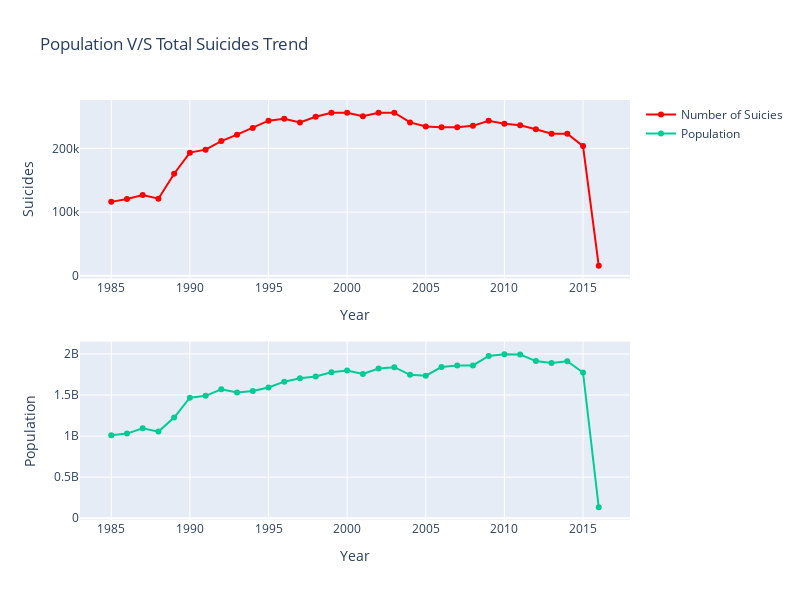

Write notebook code for a chart like this one.
### Code cell
fig = make_subplots(rows = 2, cols=1)

fig.append_trace(go.Scatter(
                            x = overall.index,
                            y = overall['Suicides'],
                            name = 'Number of Suicies',
                            mode = 'lines+markers',
                            marker=dict(color="red")
                            ), row=1, col=1)

fig.append_trace(go.Scatter(
                            x = pop_overall.index,
                            y = pop_overall['Population'],
                            name = 'Population',
                            mode = 'lines+markers',
                            marker=dict(color="#00CC96")
                            ), row=2, col=1)


fig.update_layout(height=600, width=800, title = 'Population V/S Total Suicides Trend')
fig.update_xaxes(title_text = 'Year', row=1, col=1)
fig.update_xaxes(title_text = 'Year', row=2, col=1)
fig.update_yaxes(title_text='Suicides', row=1, col=1)
fig.update_yaxes(title_text='Population', row=2, col=1)

fig.show()

### Figure 1 — Plotly figure (JSON) as saved in the notebook; plotly's stock layout.template omitted (floating-point values rounded to 4 significant figures)
{"data": [{"marker": {"color": "red"}, "mode": "lines+markers", "name": "Number of Suicies", "type": "scatter", "x": [1985, 1986, 1987, 1988, 1989, 1990, 1991, 1992, 1993, 1994, 1995, 1996, 1997, 1998, 1999, 2000, 2001, 2002, 2003, 2004, 2005, 2006, 2007, 2008, 2009, 2010, 2011, 2012, 2013, 2014, 2015, 2016], "xaxis": "x", "y": [116063, 120670, 126842, 121026, 160244, 193361, 198020, 211473, 221565, 232063, 243544, 246725, 240745, 249591, 256119, 255832, 250652, 256095, 256079, 240861, 234375, 233361, 233408, 235447, 243487, 238702, 236484, 230160, 223199, 222984, 203640, 15603], "yaxis": "y"}, {"marker": {"color": "#00CC96"}, "mode": "lines+markers", "name": "Population", "type": "scatter", "x": [1985, 1986, 1987, 1988, 1989, 1990, 1991, 1992, 1993, 1994, 1995, 1996, 1997, 1998, 1999, 2000, 2001, 2002, 2003, 2004, 2005, 2006, 2007, 2008, 2009, 2010, 2011, 2012, 2013, 2014, 2015, 2016], "xaxis": "x2", "y": [1008600086, 1029909613, 1095029726, 1054094424, 1225514347, 1466620100, 1489988384, 1569539447, 1530416654, 1548749372, 1591559103, 1662267662, 1702991519, 1725181351, 1776363155, 1799227908, 1755565489, 1822152815, 1838458020, 1745246613, 1734909645, 1840908837, 1859564353, 1860620851, 1976228366, 1997297329, 1993362332, 1912812088, 1890161710, 1912057309, 1774657932, 132101896], "yaxis": "y2"}], "layout": {"height": 600, "title": {"text": "Population V/S Total Suicides Trend"}, "width": 800, "xaxis": {"anchor": "y", "domain": [0, 1], "title": {"text": "Year"}}, "xaxis2": {"anchor": "y2", "domain": [0, 1], "title": {"text": "Year"}}, "yaxis": {"anchor": "x", "domain": [0.575, 1], "title": {"text": "Suicides"}}, "yaxis2": {"anchor": "x2", "domain": [0, 0.425], "title": {"text": "Population"}}}}
